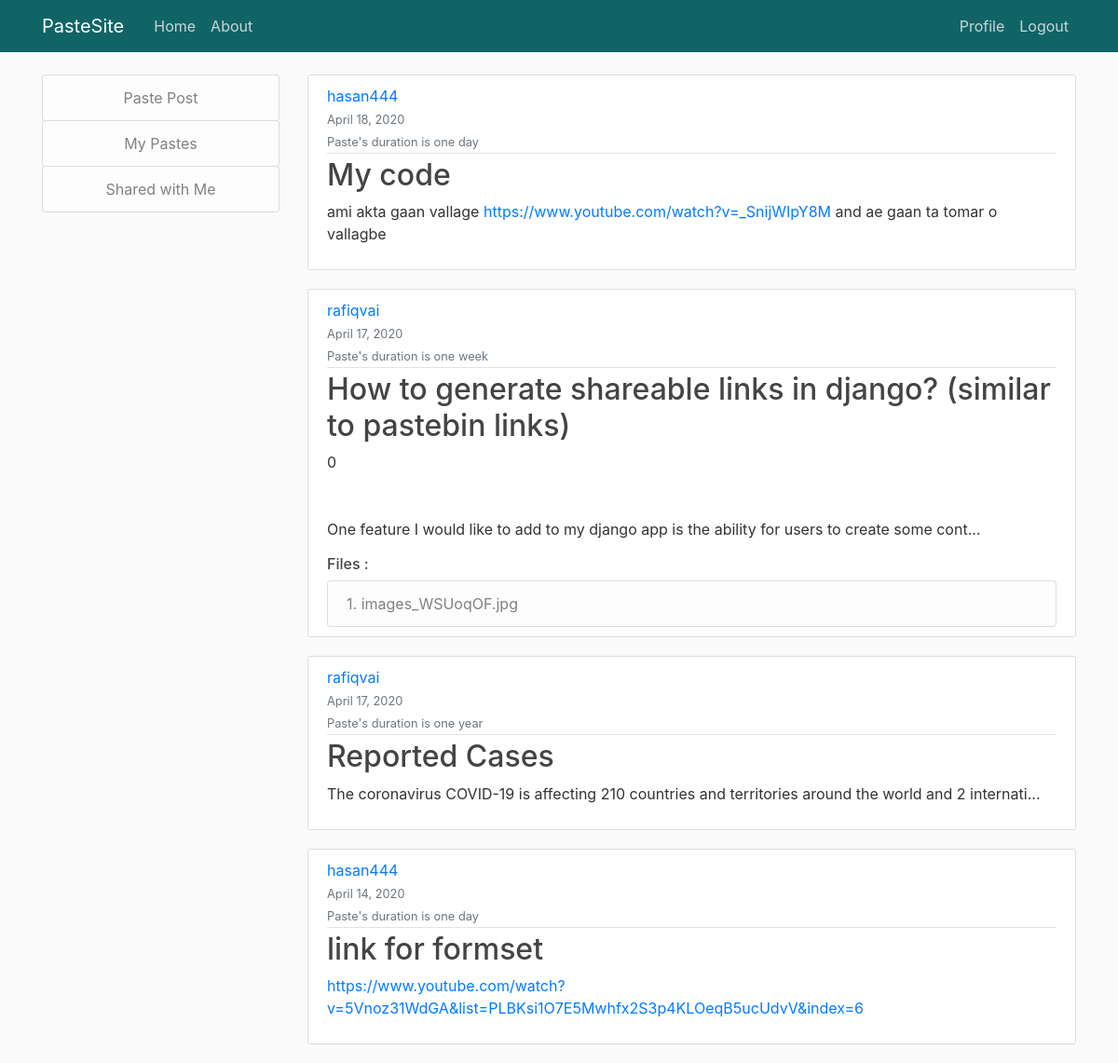
The page /ShareWithMe/post (signed in) on the database its author committed.
### blog/models.py (models this page shows, shortened)
class Share(models.Model):
    post = models.ForeignKey(PostFile, on_delete = models.CASCADE)
    viewer = models.ForeignKey(User, on_delete=models.CASCADE)
    viewer_username = models.CharField('',max_length=100)

class PostFile(models.Model):
    expiration_choices = [
        ('1','One Day'),
        ('7','One Week'),
        ('30','One Month'),
        ('365','One Year')
    ]
    title = models.CharField(max_length=100)
    expiration = models.CharField(max_length=20,choices=expiration_choices, default=1)
    content = models.TextField()
    file = models.FileField(upload_to = 'files/', blank = True , null = True)
    date_posted = models.DateTimeField(default=timezone.now)
    author = models.ForeignKey(User, on_delete=models.CASCADE)
    def snippet(self):
        str = self.content[:100]
        if len(self.content) > 100:
            str+='...'
        return str

class Attachment(models.Model):
    post = models.ForeignKey(PostFile, on_delete = models.CASCADE)
    file = models.FileField(upload_to='files/', blank = True, null= True)
    def filename(self):
        return os.path.basename(self.file.name)

### blog/views.py (the view)
# urls.py: path('ShareWithMe/post', PostFileSharedWithMeListView.as_view(), name='blog-sharewithme'),
class PostFileSharedWithMeListView(LoginRequiredMixin,ListView):
    model = Share
    template_name = 'blog/fileSharedWithMe.html'    #<app>/<model>_<viewtype>.html
    context_object_name = 'shares'
    ordering = ['-date_posted']
    def get_queryset(self):
        current_user = self.request.user
        return Share.objects.all().filter(viewer = current_user).order_by('-post')

### blog/templates/blog/fileSharedWithMe.html
{% extends "blog/base.html" %}
{% block content %}
    {% for share in shares%}
        <article class="media content-section">
            <div class="media-body">
                <div class="article-metadata">
                    <a class="mr-2" href="#">{{ share.post.author }}</a>
                    <div>
                        <small class="text-muted">{{ share.post.date_posted|date:"F d, Y" }}</small>
                    </div>
                    <div>
                        {% if share.post.expiration == '1' %}
                            <small class="text-muted">Paste's duration is one day </small>
                        {% elif  share.post.expiration == '7' %}
                            <small class="text-muted ">Paste's duration is one week </small>
                        {% elif  share.post.expiration == '30' %}
                            <small class="text-muted">Paste's duration is one month </small>
                        {% else %}
                            <small class="text-muted">Paste's duration is one year </small>
                        {% endif %}
                    </div>
                </div>
                <h2><a class="article-title" href="{% url 'postfile-detail' share.post.id %}">{{ share.post.title }}</a></h2>
                <p class="article-content">{{ share.post.snippet|urlize }}</p>
                {% if  share.post.attachment_set.all%}
                    <h6>Files :</h6>
                    <div class="list-group">
                        {% for file in share.post.attachment_set.all%}
                            <a class="btn list-group-item list-group-item-light text-left" href="{{ file.file.url }}" target="_blank">{{ forloop.counter }}.   {{file.filename }}</a>
                        {% endfor %}
                        </div>
                {% endif %}
            </div>
        </article>
    {% endfor %}
{% endblock content %}

### blog/static/blog/main.css (style rules this page uses)
body { background: #fafafa; color: #333333; margin-top: 5rem; }
h1, h2, h3, h4, h5, h6 { color: #444444; }
.content-section { background: #ffffff; padding: 10px 20px; border: 1px solid #dddddd; border-radius: 3px; margin-bottom: 20px; }
.article-title { color: #444444; }
.article-content { white-space: pre-line; }
.article-metadata { padding-bottom: 1px; margin-bottom: 4px; border-bottom: 1px solid #e3e3e3 }

### rows shown on the page
Share: post.author "hasan444", post.date_posted "April 18, 2020", shows "Paste's duration is one day", post "My code", post.snippet "ami akta gaan vallage https://www.youtube.com/watch?v=_SnijWIpY8M and ae gaan ta tomar o vallagbe"
Share: post.author "rafiqvai", post.date_posted "April 17, 2020", shows "Paste's duration is one week", post "How to generate shareable links in django? (similar to pastebin links)", post.snippet "0 One feature I would like to add to my django app is the ability for users to create some cont..."
Attachment: filename "images_WSUoqOF.jpg"
Share: post.author "rafiqvai", post.date_posted "April 17, 2020", shows "Paste's duration is one year", post "Reported Cases", post.snippet "The coronavirus COVID-19 is affecting 210 countries and territories around the world and 2 internati..."
Share: post.author "hasan444", post.date_posted "April 14, 2020", shows "Paste's duration is one day", post "link for formset", post.snippet "https://www.youtube.com/watch?v=5Vnoz31WdGA&list=PLBKsi1O7E5Mwhfx2S3p4KLOeqB5ucUdvV&index=6"
